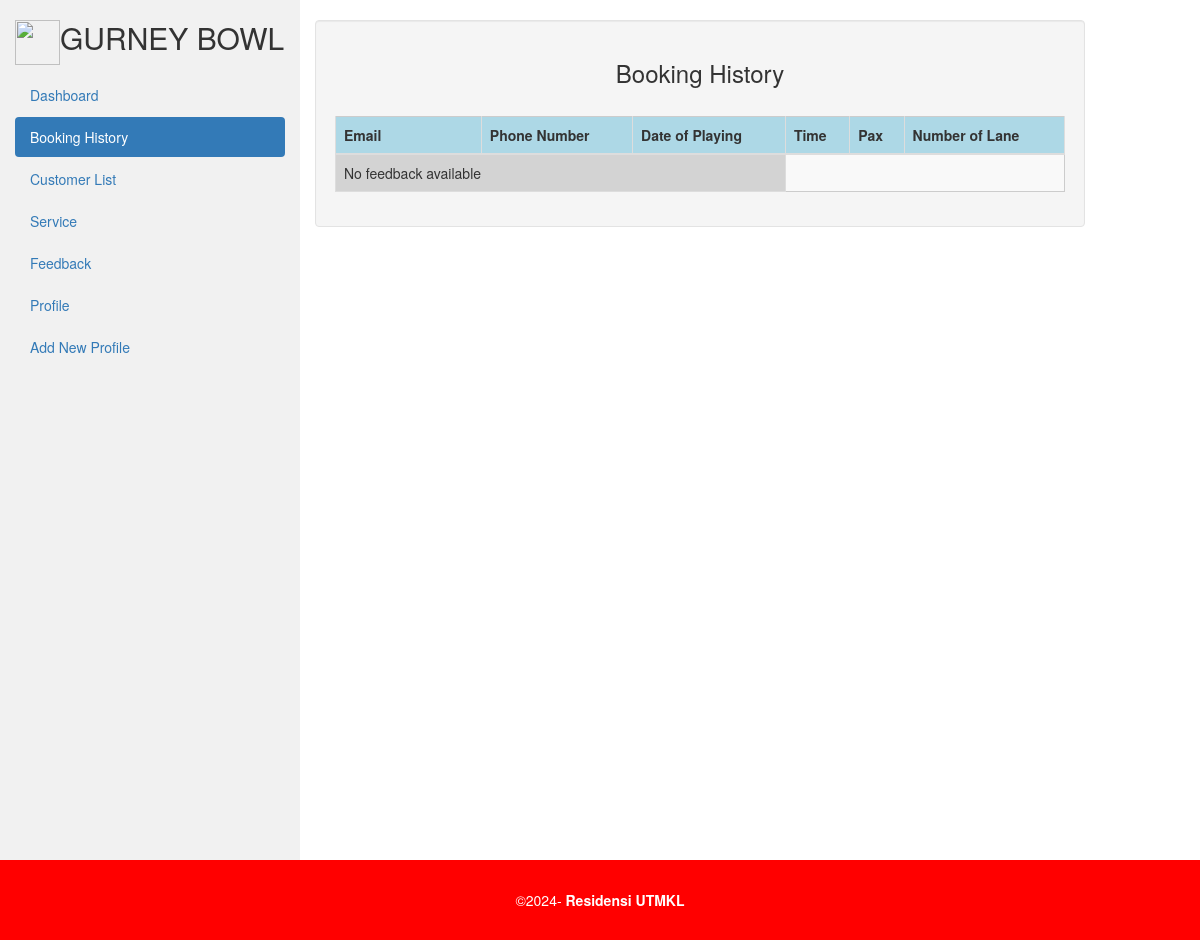
The page /ADBookingHistory.php on the database as committed earlier.
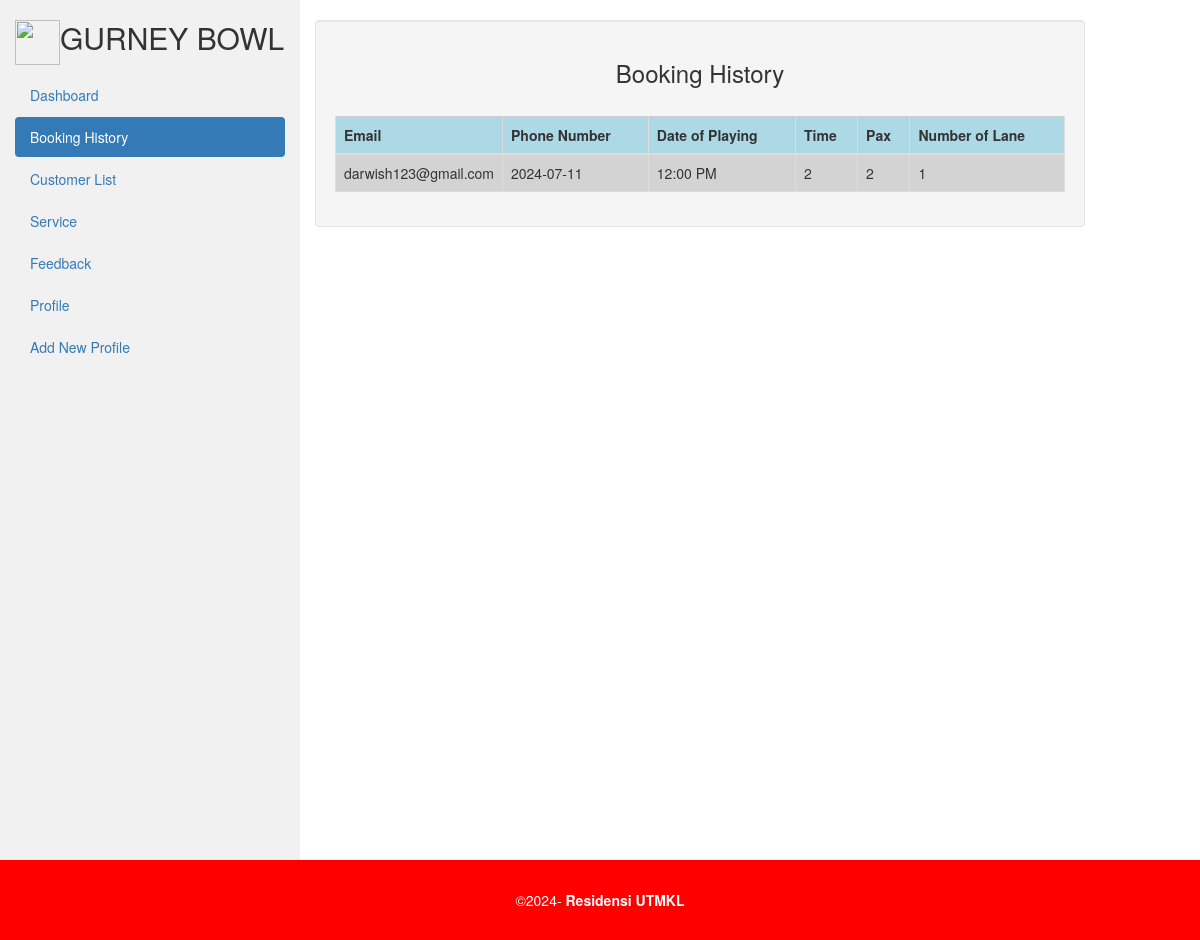
The same page on the database as committed later.
### tables this page shows
CREATE TABLE `booking` (
  `book_id` int(12) NOT NULL,
  `email` varchar(225) NOT NULL,
  `play_date` date NOT NULL,
  `Time` varchar(225) NOT NULL,
  `pax_player` varchar(225) NOT NULL,
  `bowl_shoes` varchar(225) NOT NULL,
  `num_lane` varchar(225) NOT NULL
);

### ADBookingHistory.php (the view, shortened to what this page needs)
<?php
$sname= "localhost";
$unmae= "root";
$password = "";
$db_name = "accounts";
$conn = mysqli_connect($sname, $unmae, $password, $db_name);
$query = "SELECT email, play_date, Time, pax_player, bowl_shoes, num_lane FROM booking";
$result = mysqli_query($conn, $query);
?>
<!DOCTYPE html>
<html lang="en">
<head>
  <link rel="stylesheet" href="css/adstyle.css" type="text/css">
  <link rel="stylesheet" href="https://maxcdn.bootstrapcdn.com/bootstrap/3.4.1/css/bootstrap.min.css">
</head>
<body>
<div class="container-fluid">
  <div class="row content">
    <div class="col-sm-3 sidenav hidden-xs" id="wuttheside">
      <h2><a href="AdminDashboard.php"><img src="images/gbbslogo.png" style="width:45px; height: 45px;"
        ></a>GURNEY BOWL</h2>
      <ul class="nav nav-pills nav-stacked">
        <li><a href="AdminDashboard.php">Dashboard</a></li>
        <li class="active"><a href="ADBookingHistory.php">Booking History</a></li>
        <li><a href="Adcustlist.php">Customer List</a></li>
        <li><a href="Adservice.php">Service</a></li>
        <li><a href="Adfeedback.php">Feedback</a></li>
        <li><a href="AdminProfile.php">Profile</a></li>
        <li><a href="ADDAd.php">Add New Profile</a></li>
      </ul><br>
    </div>
    <br>
    <div class="col-sm-8">
      <div class="row">
        <div class="col-sm-8" style="width:100%;">
          <div class="well">
            <h3 style="text-align:center;">Booking History</h3>
            <br>
            <table class="feedback-box table">
                        <thead>
                            <tr>
                                <th class="email-column">Email</th>
                                <th>Phone Number</th>
                                <th>Date of Playing</th>
                                <th>Time</th>
                                <th>Pax</th>
                                <th>Number of Lane</th>
                            </tr>
                        </thead>
                        <tbody>
                            <?php
                            if ($result && mysqli_num_rows($result) > 0) {
                                while ($row = mysqli_fetch_assoc($result)) {
                                    echo "<tr>";
                                    echo "<td>" . htmlspecialchars($row['email']) . "</td>";
                                    echo "<td>" . htmlspecialchars($row['play_date']) . "</td>";
                                    echo "<td>" . htmlspecialchars($row['Time']) . "</td>";
                                    echo "<td>" . htmlspecialchars($row['pax_player']) . "</td>";
                                    echo "<td>" . htmlspecialchars($row['bowl_shoes']) . "</td>";
                                    echo "<td>" . htmlspecialchars($row['num_lane']) . "</td>";
                                    echo "</tr>";
                                }
                            } else {
                                echo "<tr><td colspan='3'>No feedback available</td></tr>";
                            }
                            ?>
                        </tbody>
                    </table>
            </div>
            </div>
        </div>
      </div>
    </div>
  </div>
<footer class="footercopy">
  <div class="copyright">&copy;2024- <strong>Residensi UTMKL</strong></div>
</footer>
</body>
</html>

### css/adstyle.css (style rules this page uses)
.row.content { height: 860px; }
.sidenav { background-color: #f1f1f1; height: 100%; }
.footercopy { height: 50%; width: 100%; margin-bottom: 0px; padding-top: 30px; padding-bottom: 30px; text-align: center; color: white; background-color: red; display: inline-block; }
.table { text-align: center; }
#wuttheside { width: 300px; }

### ADBookingHistory.php (style rules this page uses)
.feedback-box { border: 1px solid #ccc; padding: 10px; margin-bottom: 15px; border-radius: 5px; background-color: #f9f9f9; }
.feedback-box th, .feedback-box td { border: 1px solid #ddd; padding: 8px; text-align: left; }
.feedback-box th { background-color: lightblue; }
.feedback-box tr { background-color: lightgrey; }
.email-column { width: 20%; }

Rows that differ between the two databases and show on the page:
added booking: email "darwish123@gmail.com", play_date "2024-07-11", Time "12:00 PM", pax_player "2", bowl_shoes "2", num_lane "1"
Other text that changed with them:
text no longer shown: "No feedback available"
